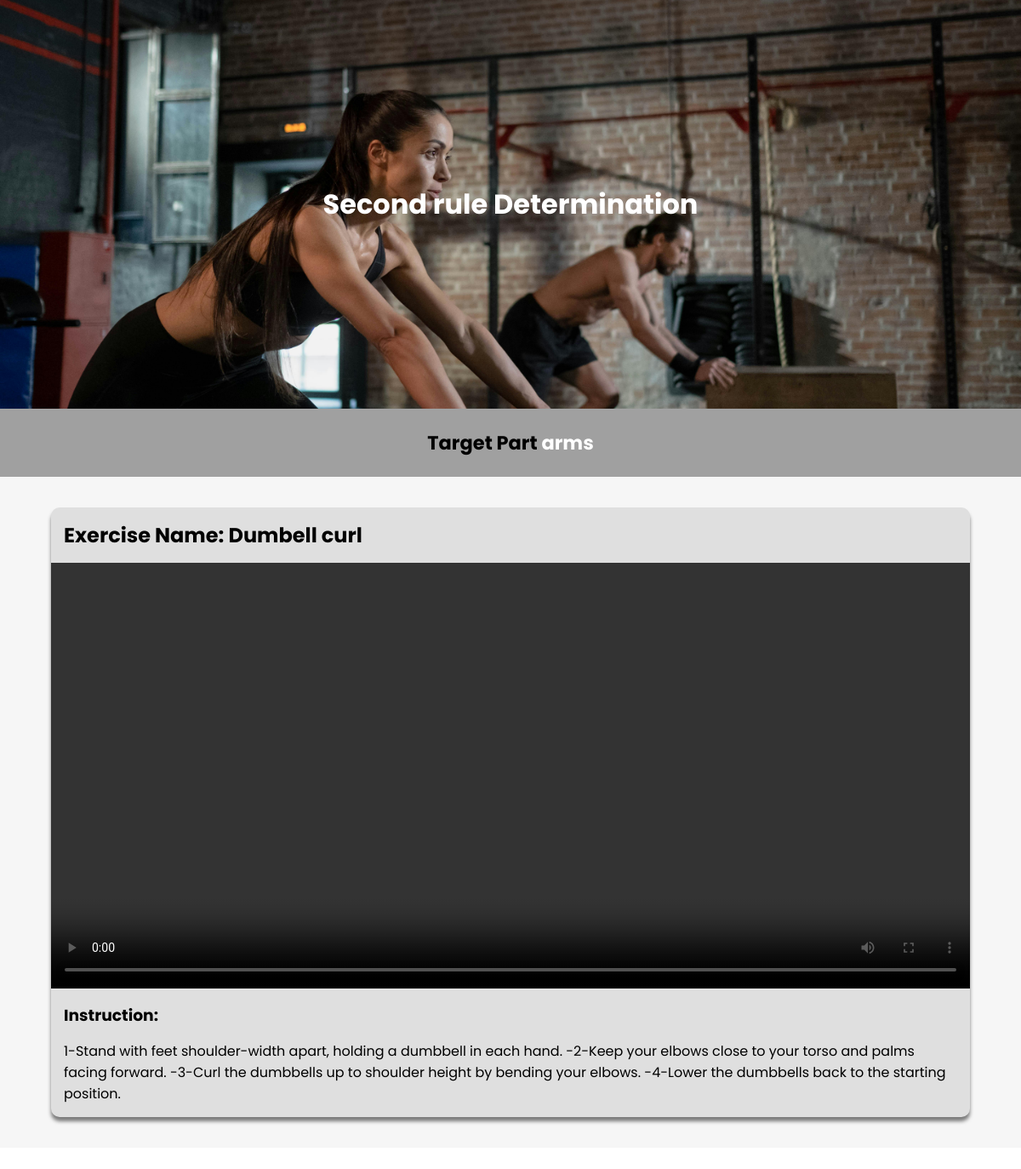
Screenshot of /arms.php (signed in) with the database file from the repository.
### tables this page shows
CREATE TABLE `courses` (
  `courseId` int(255) NOT NULL,
  `coach_id` int(255) NOT NULL,
  `video_id` int(255) NOT NULL,
  `name` varchar(50) NOT NULL,
  `instructions` mediumtext NOT NULL,
  `muscle` varchar(50) NOT NULL
);

CREATE TABLE `video` (
  `videoId` int(255) NOT NULL,
  `content` varchar(50) NOT NULL
);

### arms.php (the view, shortened to what this page needs)
<?php
require('db_connect.php');
$sql="SELECT * FROM courses WHERE muscle LIKE '%arm%'";
$result=mysqli_query($conn,$sql);
if($result){
if ($result->num_rows > 0) {
$row1 = mysqli_fetch_assoc($result);
$muscle = $row1['muscle'];
}else{
    $muscle="Not set yet!";
}
}else{
    echo "Error: " . $sql . "<br>" . mysqli_error($conn);
}
?>
<!DOCTYPE html>
<html lang="en">
<head>
    <link rel="stylesheet" href="./css/course.css">
</head>
<body>
    <section class="intro">
        <h1>Second rule Determination</h1>
    </section>
    <section class="coach-name">
        <h1>Target Part <span style="color: white;"><?php echo $muscle; ?></span></h1>
    </section>
    <section class="course-container">
            <?php
            $sql="SELECT * FROM courses WHERE muscle LIKE '%arm%'";
            $result=mysqli_query($conn,$sql);
            if($result){
            if ($result->num_rows > 0) {
            while ($row = mysqli_fetch_assoc($result)) {
                $video_id = $row['video_id'];
                $sql2 = "SELECT * From video WHERE videoId=$video_id";
                $result2 = mysqli_query($conn, $sql2);
                if ($result2) {
                    if ($result2->num_rows > 0) {
                        $row2 = mysqli_fetch_assoc($result2);
                    }
                }
                else{
                    echo "Error: " . $sql . "<br>" . mysqli_error($conn);
                }
            echo '
            <div class="content-container">
            <h1>Exercise Name: <span>'.$row['name'].'</span></h1>
            <video src="'.$row2['content'].'" controls></video>
            <h3>Instruction:</h3>
            <p>'.$row['instructions'].'</p>
        </div>';
            }
            }else{
                echo " Exercises Not Set yet!";
            }
        }
            ?>
    </section>
</body>
</html>

### css/course.css (style rules this page uses)
* { margin: 0; padding: 0; box-sizing: border-box; font-family: "Poppins", sans-serif; }
.intro { width: 100%; height: 60vh; background-image: url(../images/pexels-cottonbro-7676548.jpg); background-size: cover; background-position: center; background-repeat: no-repeat; }
.intro { display: flex; justify-content: center; align-items: center; color: white; }
.intro h1 { font-size:xx-large; text-align: center; }
.coach-name { width: 100%; height: 10vh; background-color: rgb(160, 160, 160); text-align: center; display: flex; justify-content: center; align-items: center; font-size: larger; font-family: cursive; }
.course-container { width: 100%; height: auto; background-color: rgb(246, 246, 246); display: flex; flex-direction: column; justify-content: center; align-items: center; }
.content-container { margin-top: 3%; margin-bottom: 3%; background-color: rgb(223, 223, 223); width: 60%; height: auto; border-radius: 10px; box-shadow: 0 5px 4px rgba(0,0,0,0.5); }
.content-container h1 { padding: 15px; font-size: x-large; }
.content-container h3 { padding: 10px 15px 0px 15px; }
.content-container video { width: 100%; height: 500px; }
.content-container p { padding:15px; }
@media screen and (orientation:portrait) { .content-container { width: 90%; } }
@media screen and (orientation:portrait) { .coach-name { font-size: 15px; } }

### rows the page displays
courses: muscle "arms", name "Dumbell curl", instructions "1-Stand with feet shoulder-width apart, holding a dumbbell in each hand. -2-Keep your elbows close to your torso and palms facing forward. -3-Curl the dumbbells up to shoulder height by bending your elbows. -4-Lower the dumbbells back to the starting position."
